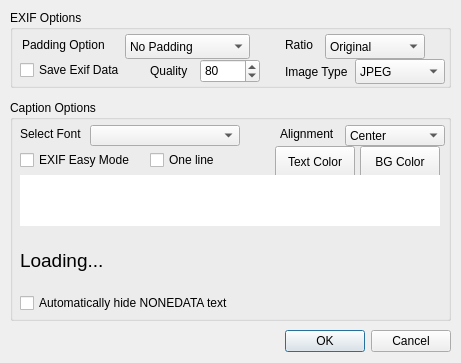
<?xml version="1.0" encoding="UTF-8"?>
<ui version="4.0">
 <class>Dialog</class>
 <widget class="QDialog" name="Dialog">
  <property name="windowModality">
   <enum>Qt::ApplicationModal</enum>
  </property>
  <property name="geometry">
   <rect>
    <x>0</x>
    <y>0</y>
    <width>461</width>
    <height>363</height>
   </rect>
  </property>
  <property name="windowTitle">
   <string>Exif Frame Options</string>
  </property>
  <widget class="QDialogButtonBox" name="exif_option_button_box">
   <property name="geometry">
    <rect>
     <x>10</x>
     <y>325</y>
     <width>441</width>
     <height>32</height>
    </rect>
   </property>
   <property name="orientation">
    <enum>Qt::Horizontal</enum>
   </property>
   <property name="standardButtons">
    <set>QDialogButtonBox::Cancel|QDialogButtonBox::Ok</set>
   </property>
  </widget>
  <widget class="QGroupBox" name="groupBox">
   <property name="geometry">
    <rect>
     <x>10</x>
     <y>100</y>
     <width>441</width>
     <height>221</height>
    </rect>
   </property>
   <property name="title">
    <string>Caption Options</string>
   </property>
   <widget class="QLabel" name="font_combo_box_label">
    <property name="geometry">
     <rect>
      <x>10</x>
      <y>26</y>
      <width>81</width>
      <height>16</height>
     </rect>
    </property>
    <property name="text">
     <string>Select Font</string>
    </property>
   </widget>
   <widget class="QComboBox" name="font_combo_box">
    <property name="geometry">
     <rect>
      <x>80</x>
      <y>25</y>
      <width>150</width>
      <height>21</height>
     </rect>
    </property>
   </widget>
   <widget class="QLabel" name="alignment_combo_box_label">
    <property name="geometry">
     <rect>
      <x>270</x>
      <y>26</y>
      <width>81</width>
      <height>16</height>
     </rect>
    </property>
    <property name="text">
     <string>Alignment</string>
    </property>
   </widget>
   <widget class="QComboBox" name="alignment_combo_box">
    <property name="geometry">
     <rect>
      <x>335</x>
      <y>25</y>
      <width>100</width>
      <height>21</height>
     </rect>
    </property>
    <item>
     <property name="text">
      <string>Center</string>
     </property>
    </item>
    <item>
     <property name="text">
      <string>Left</string>
     </property>
    </item>
    <item>
     <property name="text">
      <string>Right</string>
     </property>
    </item>
   </widget>
   <widget class="QCheckBox" name="enable_easymode_option_box">
    <property name="geometry">
     <rect>
      <x>10</x>
      <y>50</y>
      <width>121</width>
      <height>20</height>
     </rect>
    </property>
    <property name="text">
     <string>EXIF Easy Mode</string>
    </property>
   </widget>
   <widget class="QCheckBox" name="enable_easymode_oneline_box">
    <property name="geometry">
     <rect>
      <x>140</x>
      <y>50</y>
      <width>121</width>
      <height>20</height>
     </rect>
    </property>
    <property name="text">
     <string>One line</string>
    </property>
   </widget>
   <widget class="QPushButton" name="open_text_color_button">
    <property name="geometry">
     <rect>
      <x>265</x>
      <y>46</y>
      <width>80</width>
      <height>32</height>
     </rect>
    </property>
    <property name="text">
     <string>Text Color</string>
    </property>
   </widget>
   <widget class="QPushButton" name="open_bg_color_button">
    <property name="geometry">
     <rect>
      <x>350</x>
      <y>46</y>
      <width>80</width>
      <height>32</height>
     </rect>
    </property>
    <property name="text">
     <string>BG Color</string>
    </property>
   </widget>
   <widget class="QPlainTextEdit" name="format_input_area">
    <property name="geometry">
     <rect>
      <x>10</x>
      <y>75</y>
      <width>420</width>
      <height>51</height>
     </rect>
    </property>
    <property name="font">
     <font>
      <pointsize>13</pointsize>
     </font>
    </property>
    <property name="frameShape">
     <enum>QFrame::NoFrame</enum>
    </property>
   </widget>
   <widget class="QLabel" name="format_preview_area">
    <property name="geometry">
     <rect>
      <x>10</x>
      <y>135</y>
      <width>420</width>
      <height>51</height>
     </rect>
    </property>
    <property name="font">
     <font>
      <pointsize>14</pointsize>
     </font>
    </property>
    <property name="text">
     <string>Loading...</string>
    </property>
   </widget>
   <widget class="QCheckBox" name="auto_hide_nonedata_checkbox">
    <property name="geometry">
     <rect>
      <x>10</x>
      <y>193</y>
      <width>240</width>
      <height>20</height>
     </rect>
    </property>
    <property name="text">
     <string>Automatically hide NONEDATA text</string>
    </property>
   </widget>
  </widget>
  <widget class="QGroupBox" name="ExifOptionBox_2">
   <property name="geometry">
    <rect>
     <x>10</x>
     <y>10</y>
     <width>441</width>
     <height>78</height>
    </rect>
   </property>
   <property name="title">
    <string>EXIF Options</string>
   </property>
   <widget class="QLabel" name="image_padding_label">
    <property name="geometry">
     <rect>
      <x>12</x>
      <y>22</y>
      <width>130</width>
      <height>25</height>
     </rect>
    </property>
    <property name="text">
     <string>Padding Option</string>
    </property>
   </widget>
   <widget class="QComboBox" name="image_padding_box">
    <property name="geometry">
     <rect>
      <x>115</x>
      <y>24</y>
      <width>125</width>
      <height>25</height>
     </rect>
    </property>
    <item>
     <property name="text">
      <string>No Padding</string>
     </property>
    </item>
    <item>
     <property name="text">
      <string>Bottom</string>
     </property>
    </item>
    <item>
     <property name="text">
      <string>Frame</string>
     </property>
    </item>
   </widget>
   <widget class="QCheckBox" name="save_exif_data_box">
    <property name="geometry">
     <rect>
      <x>10</x>
      <y>50</y>
      <width>121</width>
      <height>20</height>
     </rect>
    </property>
    <property name="text">
     <string>Save Exif Data</string>
    </property>
   </widget>
   <widget class="QLabel" name="image_ratio_label">
    <property name="geometry">
     <rect>
      <x>275</x>
      <y>22</y>
      <width>50</width>
      <height>25</height>
     </rect>
    </property>
    <property name="text">
     <string>Ratio</string>
    </property>
   </widget>
   <widget class="QComboBox" name="image_ratio_box">
    <property name="geometry">
     <rect>
      <x>315</x>
      <y>24</y>
      <width>100</width>
      <height>25</height>
     </rect>
    </property>
    <item>
     <property name="text">
      <string>Original</string>
     </property>
    </item>
    <item>
     <property name="text">
      <string>Square</string>
     </property>
    </item>
    <item>
     <property name="text">
      <string>4:5</string>
     </property>
    </item>
   </widget>
   <widget class="QSpinBox" name="image_quality_spinbox">
    <property name="geometry">
     <rect>
      <x>190</x>
      <y>49</y>
      <width>60</width>
      <height>24</height>
     </rect>
    </property>
    <property name="minimum">
     <number>1</number>
    </property>
    <property name="maximum">
     <number>100</number>
    </property>
    <property name="value">
     <number>80</number>
    </property>
   </widget>
   <widget class="QLabel" name="image_quality_label">
    <property name="geometry">
     <rect>
      <x>140</x>
      <y>49</y>
      <width>44</width>
      <height>24</height>
     </rect>
    </property>
    <property name="text">
     <string>Quality</string>
    </property>
   </widget>
   <widget class="QLabel" name="image_format_label">
    <property name="geometry">
     <rect>
      <x>275</x>
      <y>49</y>
      <width>120</width>
      <height>25</height>
     </rect>
    </property>
    <property name="text">
     <string>Image Type</string>
    </property>
   </widget>
   <widget class="QComboBox" name="image_type_box">
    <property name="geometry">
     <rect>
      <x>345</x>
      <y>49</y>
      <width>90</width>
      <height>25</height>
     </rect>
    </property>
    <item>
     <property name="text">
      <string>JPEG</string>
     </property>
    </item>
    <item>
     <property name="text">
      <string>PNG</string>
     </property>
    </item>
    <item>
     <property name="text">
      <string>WebP</string>
     </property>
    </item>
   </widget>
  </widget>
 </widget>
 <resources/>
 <connections>
  <connection>
   <sender>exif_option_button_box</sender>
   <signal>accepted()</signal>
   <receiver>Dialog</receiver>
   <slot>accept()</slot>
   <hints>
    <hint type="sourcelabel">
     <x>248</x>
     <y>254</y>
    </hint>
    <hint type="destinationlabel">
     <x>157</x>
     <y>274</y>
    </hint>
   </hints>
  </connection>
  <connection>
   <sender>exif_option_button_box</sender>
   <signal>rejected()</signal>
   <receiver>Dialog</receiver>
   <slot>reject()</slot>
   <hints>
    <hint type="sourcelabel">
     <x>316</x>
     <y>260</y>
    </hint>
    <hint type="destinationlabel">
     <x>286</x>
     <y>274</y>
    </hint>
   </hints>
  </connection>
 </connections>
</ui>
